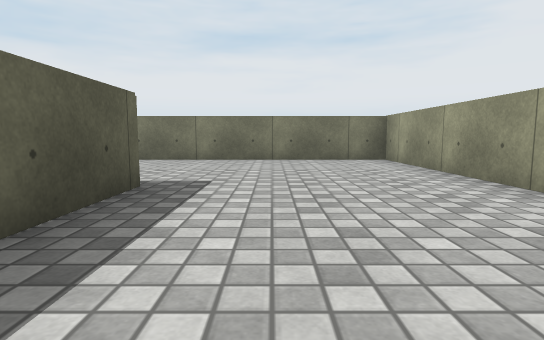
view 1 (above)

20 first-person views from a walk through a scene from a Unity 3-D project. The camera is 0.27 m above the floor, tilts 6° down and sees 80° across. The floor is counted in squares, 0.5 m on a side. Each view is taken from the middle of a square. On the plan, view 1 faces up. The plan holds only what a view shows up to about 9 squares ahead; the rest is blank. Some surface patterns are stand-ins.

view 2
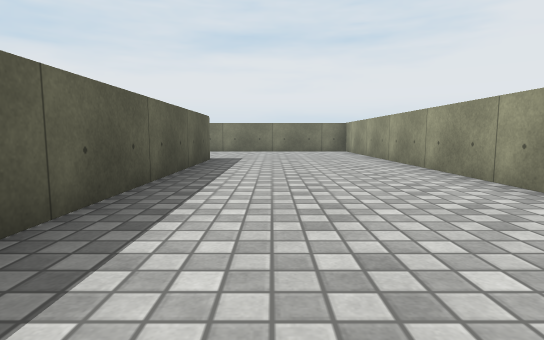

view 3
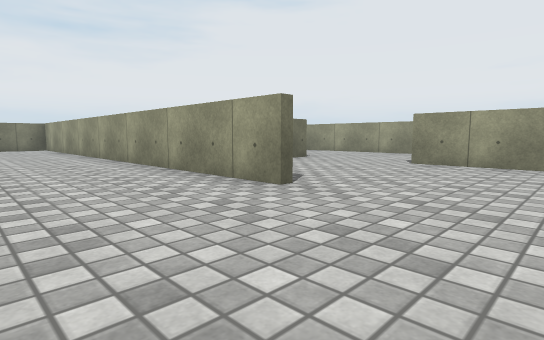

view 4
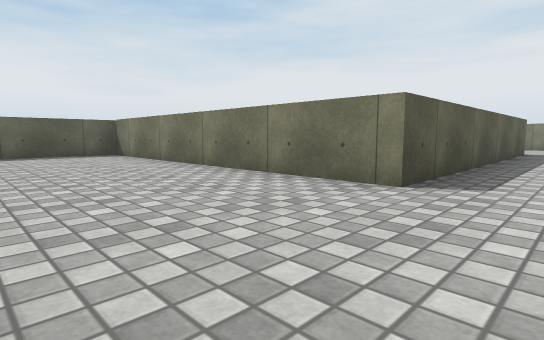

view 5
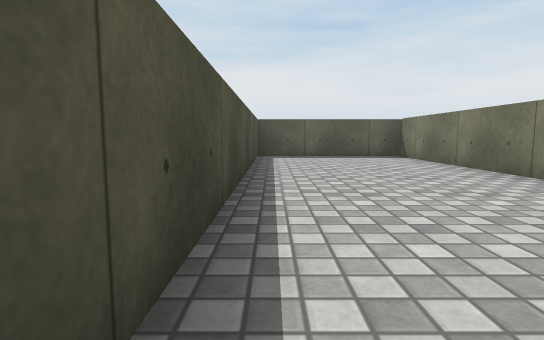

view 6
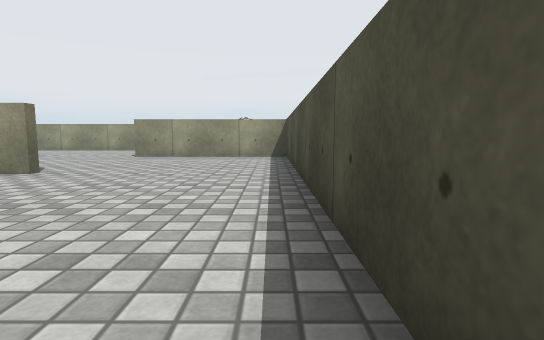

view 7
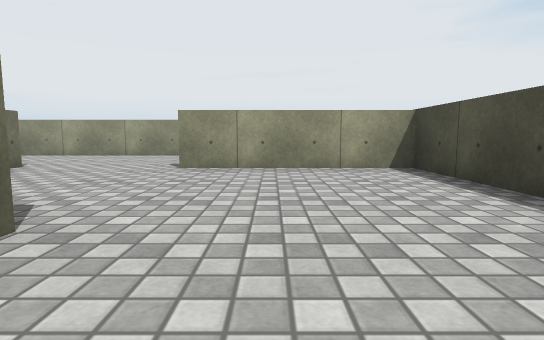

view 8
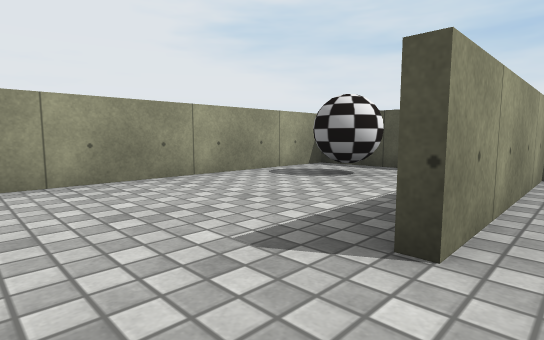

view 9
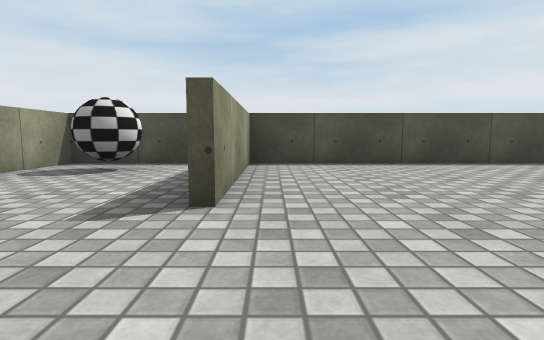

view 10
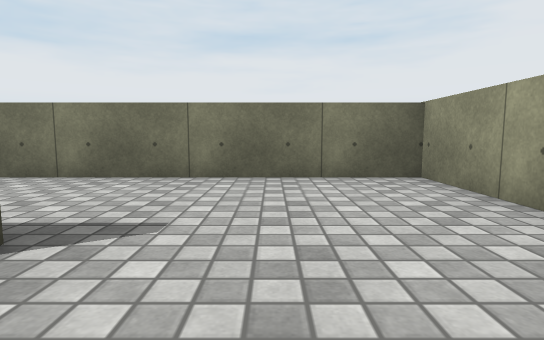

view 11
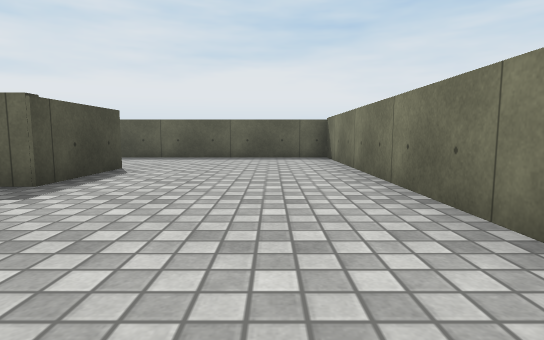

view 12
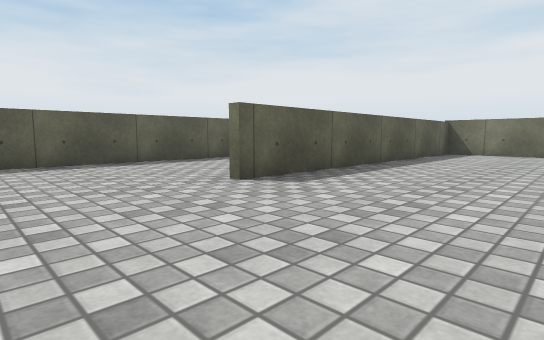

view 13
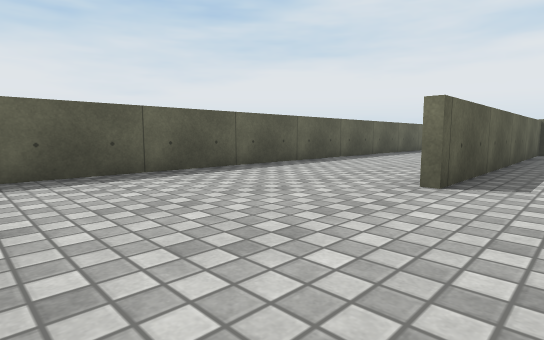

view 14
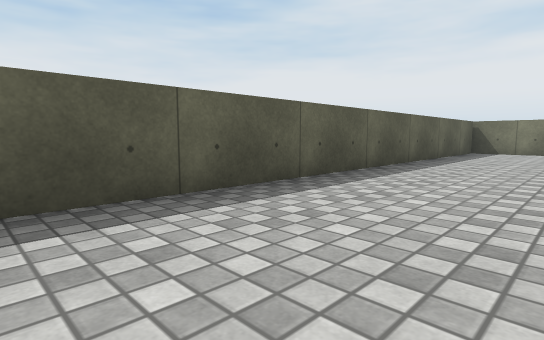

view 15
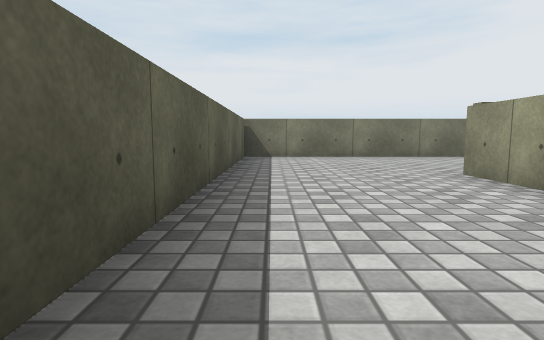

view 16
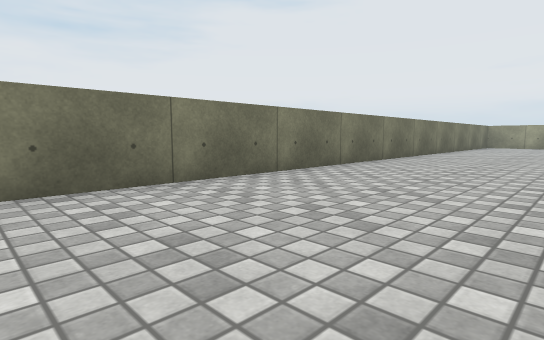

view 17
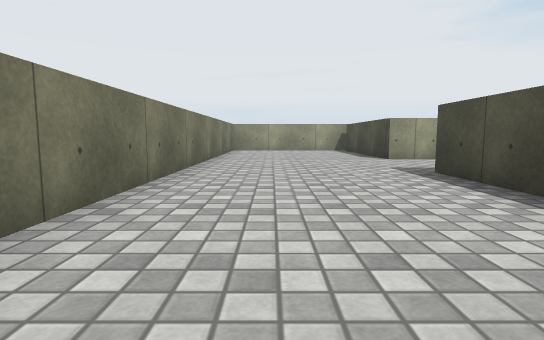

view 18
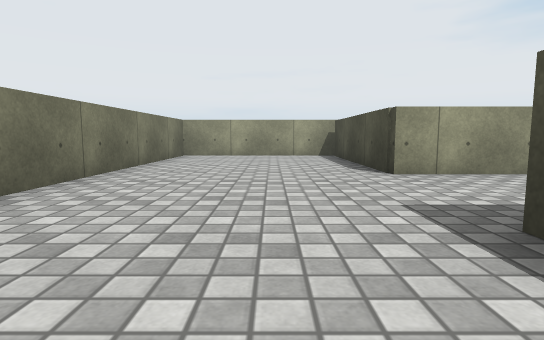

view 19
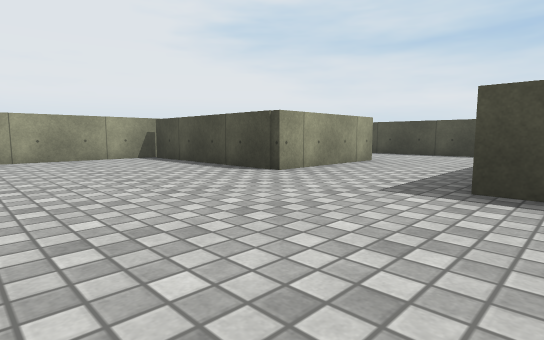

view 20
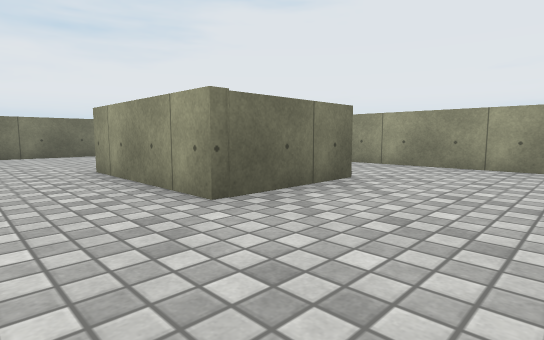

### Floor plan
Points are (right, up) in squares from view 1. A wall is a line through its corners. A room is listed if a view was taken in it or the views show most of it. See-through windows are left out.
Room 1 (views 1, 2, 3, 4, 5, 6, 7, 8, 9, 10, 11)
walls: (2.6, -4.6) (2.6, 7.4) (-6.1, 7.4) (-6.1, 2.5); (6.8, -1.6) (6.1, -1.6); (-3.5, 3.5) (-1.4, 3.5) (-1.4, -4.6) (-9.5, -4.6); (7.6, -8.4) (10, -8.4) (10, 1.2) (4.4, 1.2); (-9.7, -4.9) (-9.7, -8.4) (6.4, -8.4) (6.4, -4.4)
ways out: opening at (-4.5, 2) to room 2
objects: ball (8, -7) to (9, -7)
Room 2 (views 12, 13, 14, 15, 16, 17, 18, 19, 20)
walls: (-6.1, 2.5) (-6.1, -0.5); (-6.3, 6.1) (-6.3, 7.6); (0.8, 7.6) (2.9, 7.6); (4.1, 1.4) (5.2, 1.4); (5.6, 4.3) (5.6, 7.3) (10, 7.3) (10, 11.4) (-9.7, 11.4) (-9.7, -4.9)
ways out: opening at (-4.5, 2) to room 1; opening at (6.5, 2.5) to room 3
Room 3 (no view inside)
walls: (7.8, 4.3) (5.6, 4.3); (10, 2.5) (10, 5.6)
ways out: opening at (6.5, 2.5) to room 2

Where each view was taken, in squares from view 1:
view 1: 0 up, 0 right, facing up
view 2: 4 down, 0 right, facing up
view 3: 7 down, 0 right, facing up-right
view 4: 8 down, 0 right, facing up-left
view 5: 8 down, 1 left, facing left
view 6: 8 down, 2 left, facing right
view 7: 6 down, 1 right, facing right
view 8: 3 down, 6 right, facing down-right
view 9: 2 down, 6 right, facing down
view 10: 3 down, 8 right, facing up
view 11: 6 up, 2 right, facing left
view 12: 3 down, 3 left, facing up-left
view 13: 4 down, 5 left, facing up-left
view 14: 0 up, 7 left, facing up-left
view 15: 3 up, 9 left, facing up
view 16: 8 up, 7 left, facing up-right
view 17: 10 up, 2 left, facing right
view 18: 9 up, 1 right, facing right
view 19: 11 up, 2 right, facing down-right
view 20: 2 up, 4 right, facing up-right
